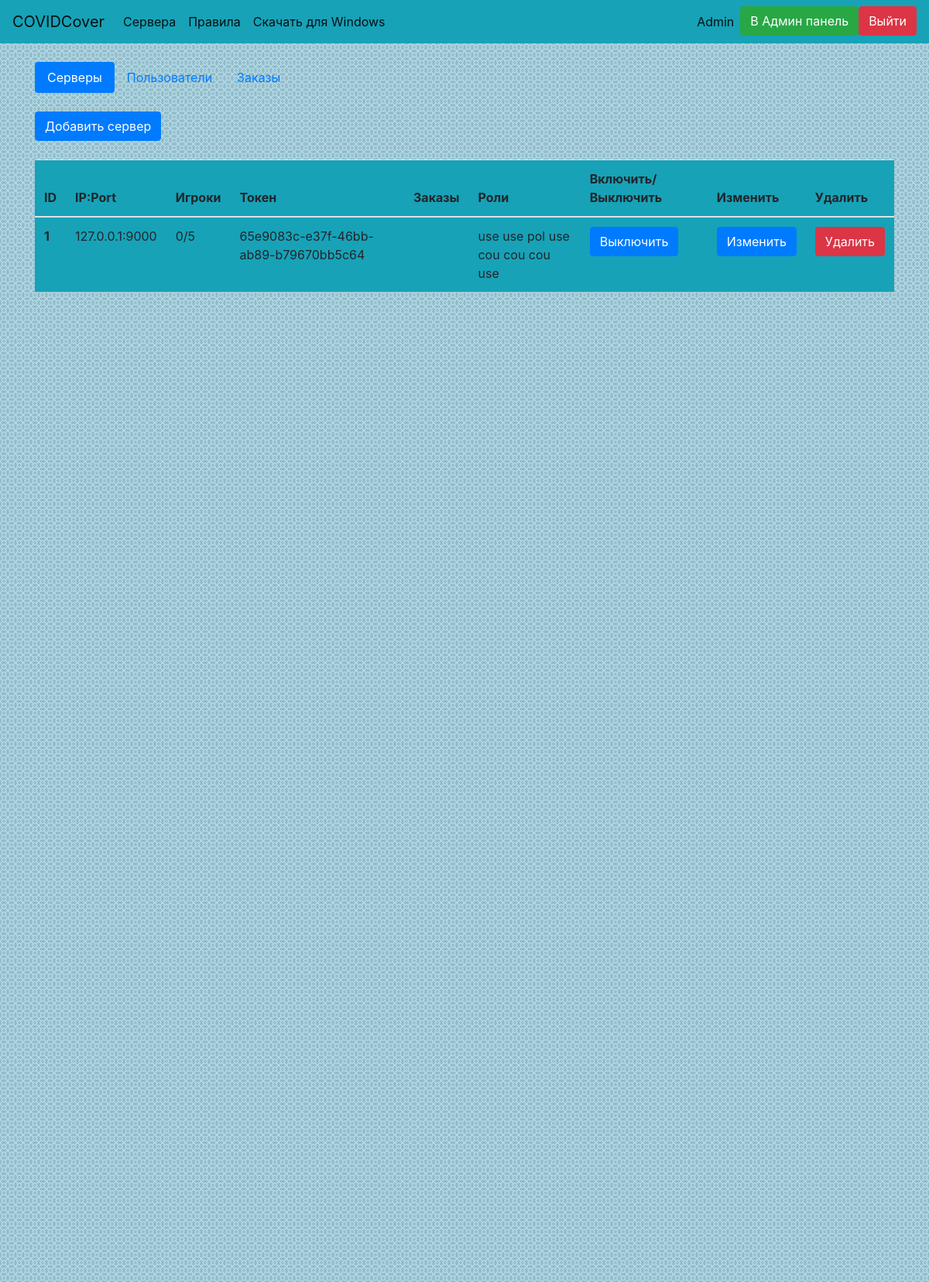
Page /admin (signed in) on the earlier database version.
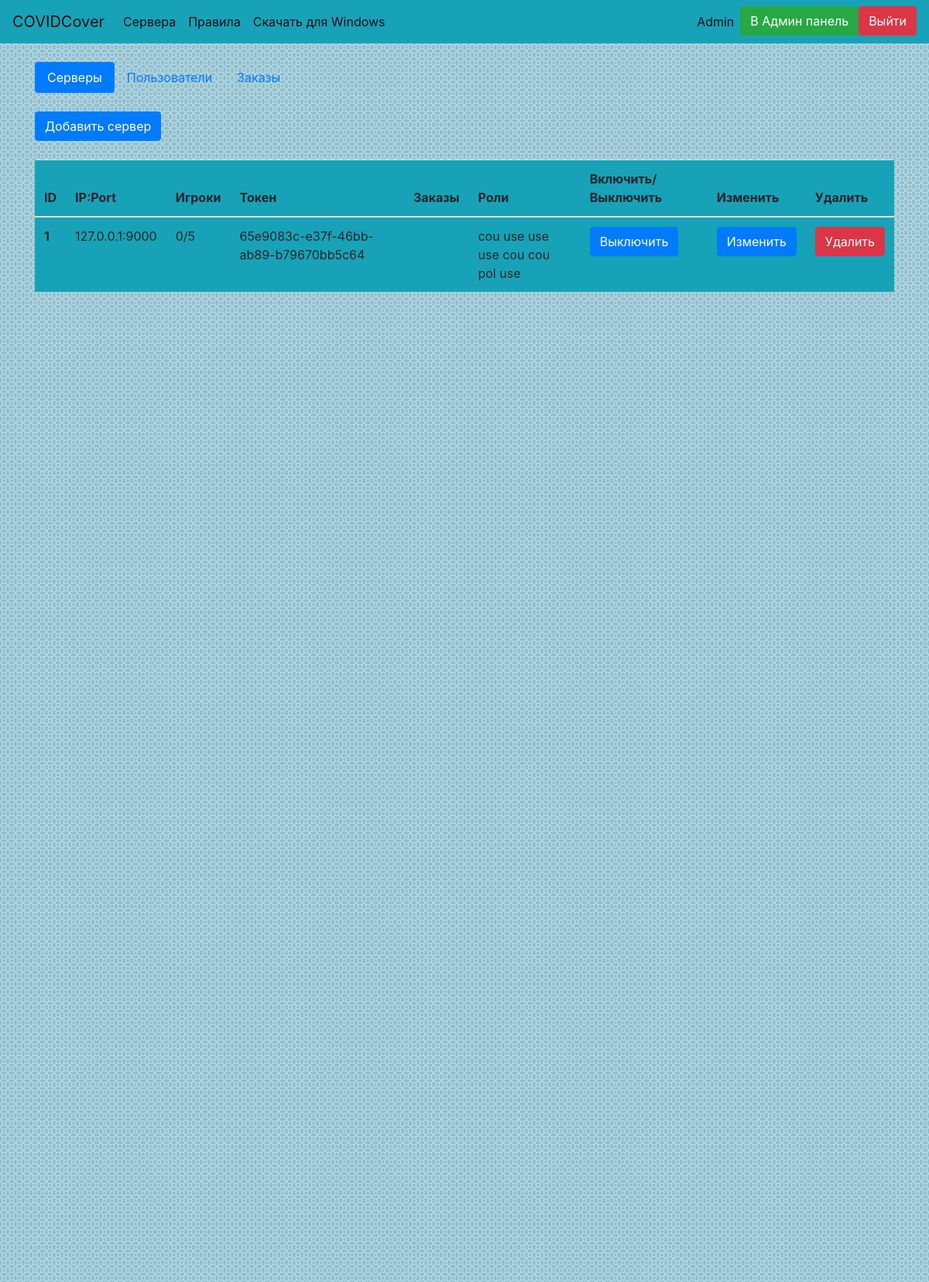
Same page on the later database version.
### website/data/user.py (models this page shows, shortened)
class User(SqlAlchemyBase, UserMixin, SerializerMixin):
    __tablename__ = 'users'
    id = Column(Integer, primary_key=True, autoincrement=True, unique=True)
    email = Column(String, unique=True)
    username = Column(String, unique=True)
    hashed_password = Column(String, unique=False)
    token = Column(String, default=lambda: str(uuid4()), unique=True)
    privilege = Column(Integer, ForeignKey('privileges.id'), default=2, unique=False)
    order = relation('Order', back_populates='user')
    privilege_obj = relation('Privilege')
    score = Column(Integer, default=0, unique=False)
    role = Column(String, unique=False, default='', nullable=True)

### website/data/server.py (models this page shows)
class Server(SqlAlchemyBase, SerializerMixin):
    __tablename__ = 'servers'
    id = Column(Integer, primary_key=True, autoincrement=True, unique=True)
    ip = Column(String, unique=True)
    limit = Column(Integer, unique=False, default=5)
    players = Column(String, default='', unique=False)
    players_n = Column(Integer, default=0, unique=False)
    token = Column(String, default=lambda: str(uuid4()), unique=True)
    orders = Column(String, default='', unique=False)
    roles = Column(String, default=' pol pol use use cou ', unique=False)
    running = Column(Boolean, default=1, unique=False)

### website/admin_panel.py (the view)
@bp.route('/admin')
def admin_servers():
    if not current_user.is_authenticated or not current_user.privilege_obj.admin:
        abort(404)
    session = create_session()
    servers = session.query(Server).all()
    return render_template('ad_servers.html', title='Серверы', servers=servers)

### website/data/db_session.py (called while the page is built)
def create_session():
    global __factory
    return __factory()

### website/main.py (called while the page is built)
@login_manager.user_loader
def load_user(user_id):
    session = create_session()
    return session.query(User).get(user_id)

### website/templates/ad_servers.html
{% extends 'base.html'%}
{% block body %}
<ul class="nav nav-pills">
  <li class="nav-item">
    <a class="nav-link active" href="/admin">Серверы</a>
  </li>
  <li class="nav-item">
    <a class="nav-link" href="/admin/users">Пользователи</a>
  </li>
  <li class="nav-item">
    <a class="nav-link" href="/admin/orders">Заказы</a>
  </li>
</ul>
<br><a href="/admin/add" class="btn btn-primary">Добавить сервер</a><br><br>
<div>
    <table class="table bg-info">
        <thead>
            <tr>
                <th scope="col">ID</th>
                <th scope="col">IP:Port</th>
                <th scope="col">Игроки</th>
                <th scope="col">Токен</th>
                <th scope="col">Заказы</th>
                <th scope="col">Роли</th>
                <th scope="col">Включить/Выключить</th>
                <th scope="col">Изменить</th>
                <th scope="col">Удалить</th>
            </tr>
        </thead>
    <tbody>
        {% for server in servers %}
        <tr>
            <th scope="row">{{ server.id }}</th>
            <td>{{ server.ip }}</td>
            <td>{{ server.players_n }}/{{ server.limit }}</td>
            <td>{{ server.token }}</td>
            <td>{{ server.orders }}</td>
            <td>{{ server.roles }}</td>
            <td>
                <a href="/admin/switch?server={{ server.token }}" class="btn btn-primary">
                  {% if server.running %}
                  Выключить
                  {% else %}
                  Включить
                  {% endif %}
                </a>
            </td>
            <td>
                <a class="btn btn-primary" href="/admin/edit?server={{ server.token }}">Изменить</a>
            </td>
            <td>
                <a class="btn btn-danger" href="/admin/delete?server={{ server.token }}">Удалить</a>
            </td>
        </tr>
        {% endfor %}
    </tbody>
    </table>
</div>
{% endblock %}

### website/templates/base.html (shortened to what this page needs)
<!DOCTYPE html>
<html lang="ru">
<head>
    <link rel="stylesheet" href="https://stackpath.bootstrapcdn.com/bootstrap/4.4.1/css/bootstrap.min.css">
    <link rel="stylesheet" href="/static/css/styles.css">
</head>
<body>
    <header>
<nav class="navbar navbar-expand-lg navbar-light bg-info">
  <a class="navbar-brand" href="/">COVIDCover</a>
  <div class="collapse navbar-collapse" id="navbarSupportedContent">
    <ul class="navbar-nav mr-auto">
      <li class="nav-item active">
        <a class="nav-link" href="/monitor_servers">Сервера</a>
      </li>
<li class="nav-item active">
        <a class="nav-link" href="/rules" role="button">Правила</a>
      </li>
        <li class="nav-item active">
        <a class="nav-link" href="/static/installer.exe" role="button">Скачать для Windows</a>
      </li>
    </ul>
    <ul class="navbar-nav">
    {% if current_user.is_authenticated %}
      <li class="nav-item active">
          <a class="nav-link disabled" href="/logout">{{ current_user.username }}</a>
      </li>
        {% if current_user.privilege == 1 %}
        <li class="nav-item active">
            <a class="btn btn-success" href="/admin">В Админ панель</a>
        </li>
        {% endif %}
        <li class="nav-item active">
          <a class="btn btn-danger" href="/logout">Выйти</a>
      </li>
          {% else %}
        <li class="nav-item">
            <a class="btn btn-primary " href="/register">Зарегистрироваться</a>
            <a class="btn btn-success" href="/login">Войти</a>
        </li>
    {% endif %}
    </ul>
  </div>
</nav>
    </header>
    <div class="bg">
    <main role="main" class="container">
        <br>
        {% block body %}{% endblock %}
    </main>
    </div>
</body>
</html>

### website/static/css/styles.css (style rules this page uses)
body, html { height: 100%; }
.bg { background-image: url("/static/img/fon.png"); height: 200%; background-position: center; background-repeat: repeat; }

Differences in the rows shown:
changed Server "65e9083c-e37f-46bb-ab89-b79670bb5c64": roles "use use pol use cou cou cou use" → "cou use use use cou cou pol use"
